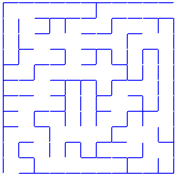
%> input picture maze2.png, 177 x 176 px
$ octave maze_use_map.m   (GNU Octave 9; MATLAB toolbox functions it lacks are replaced by stand-ins)
%> lines starting %> are read from the running program, lines starting %| are printed output that depends on the picture; in (x1, y1, x2, y2) boxes, pixels count from 0 and x2, y2 are one past the last pixel; in counts of white or black regions, pixels touching at a corner belong together; the program's own positions count from 1
clear;clc;close;
map=imread('maze2.png'); %读取迷宫图
%> map is the input picture: size 176x177x3 uint8; mean R, G, B 237.8, 237.8, 255
% map=imresize(map,0.8); %读取的迷宫图太大时需要缩小尺寸 加快运行速度
map=rgb2gray(map);
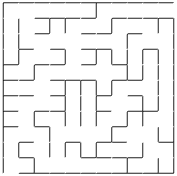
%> map: size 176x177 uint8; min 29, max 255, mean 239.7
map=map>155;
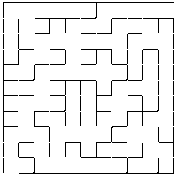
%> map: size 176x177 logical; 93.2% white; black in thin lines or dots
b_plus=map;
%% 墙面图片
%> (the run ends here)
